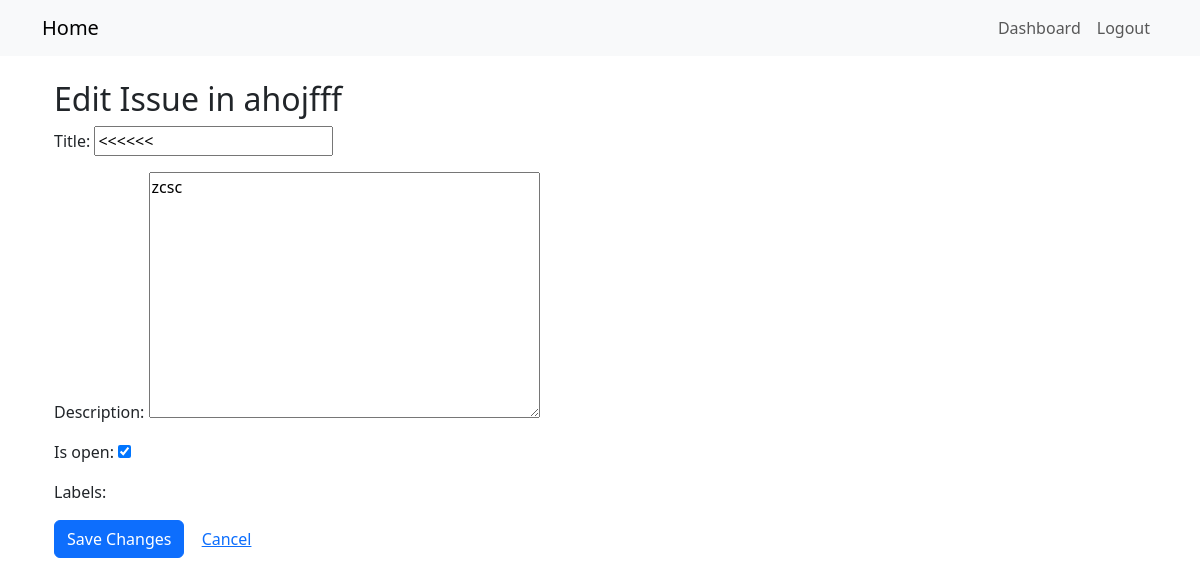
The app's page /repos/2/issues/4/edit/ (signed in) with its own data.
### repos_app/models.py (models this page shows, shortened)
class Repository(models.Model):
    owner = models.ForeignKey(User, on_delete=models.CASCADE, related_name='repositories')
    name = models.CharField(max_length=120)
    description = models.TextField(blank=True)
    is_private = models.BooleanField(default=False)
    created_at = models.DateTimeField(auto_now_add=True)
    class Meta:
        unique_together = ('owner', 'name')

class Issue(models.Model):
    repository  = models.ForeignKey(Repository, on_delete=models.CASCADE, related_name='issues')
    author      = models.ForeignKey(User,       on_delete=models.CASCADE, related_name='issues')
    title       = models.CharField(max_length=200)
    description = models.TextField(blank=True)
    is_open     = models.BooleanField(default=True)
    labels      = models.ManyToManyField(Label, blank=True, related_name='issues')
    created_at  = models.DateTimeField(auto_now_add=True)
    updated_at  = models.DateTimeField(auto_now=True)

### repos_app/views.py (the view)
@login_required
def issue_update(request, repo_pk, pk):
    issue = get_object_or_404(
        Issue,
        pk=pk,
        repository__pk=repo_pk,
        repository__owner=request.user
    )
    if request.method == 'POST':
        form = IssueForm(request.POST, instance=issue)
        if form.is_valid():
            form.save()
            return redirect(
                'repos_app:issue_detail',
                repo_pk=repo_pk,
                pk=pk
            )
    else:
        form = IssueForm(instance=issue)
    return render(request, 'repos_app/issue_form.html', {
        'repo': issue.repository,
        'form': form,
        'issue': issue,
    })

### repos_app/forms.py
class IssueForm(forms.ModelForm):
    class Meta:
        model = Issue
        fields = ['title', 'description', 'is_open', 'labels']
        widgets = {
            'labels': forms.CheckboxSelectMultiple,
        }

### templates/repos_app/issue_form.html (shortened to what this page needs)
{% extends "base.html" %}
{% block content %}
<div class="container mt-4">
  <h2>
    {% if issue %}Edit Issue{% else %}New Issue{% endif %} in {{ repo.name }}
  </h2>
  <div class="row">
    <div class="col-md-8">
      <form method="post">
        {{ form.as_p }}
        <button type="submit" class="btn btn-primary">
          {% if issue %}Save Changes{% else %}Create Issue{% endif %}
        </button>
        <a class="btn btn-link"
           href="{% url 'repos_app:issue_list' repo_pk=repo.pk %}">
          Cancel
        </a>
      </form>
    </div>
  </div>
</div>
{% endblock %}

### records on screen
Repository: name "ahojfff"
Issue: title "<<<<<<", description "zcsc", is_open "☑"
